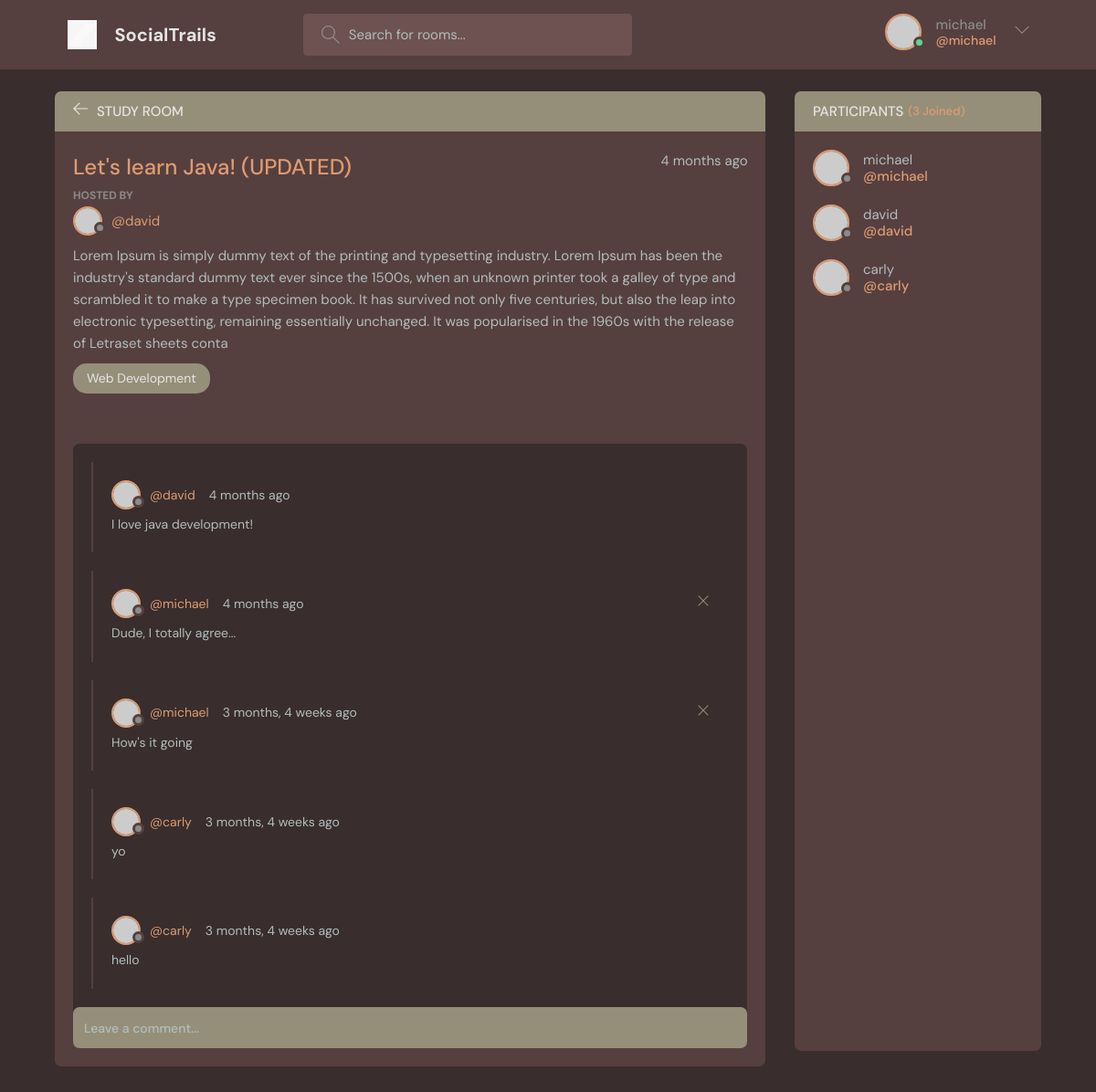
Screenshot of /room/1/ (signed in) with the database file from the repository.
### base/models.py (models this page shows, shortened)
class Room(models.Model):
    host = models.ForeignKey(User, on_delete=models.SET_NULL, null=True)
    topic = models.ForeignKey(Topic, on_delete=models.SET_NULL, null=True)
    name = models.CharField(max_length=200)
    description = models.TextField(null=True, blank=True)
    participants = models.ManyToManyField(User, related_name="participants", blank=True)
    updated = models.DateTimeField(auto_now=True)
    created = models.DateTimeField(auto_now_add=True)
    class Meta:
        ordering = ['-updated', '-created']

class Topic(models.Model):
    name = models.CharField(max_length=200)

class Message(models.Model):
    user = models.ForeignKey(User, on_delete=models.CASCADE)
    room = models.ForeignKey(Room, on_delete=models.CASCADE)
    body = models.TextField()
    updated = models.DateTimeField(auto_now=True)
    created = models.DateTimeField(auto_now_add=True)
    class Meta:
        ordering = ['-updated', '-created']
    def __str__(self):
        return self.body[0:50]

### base/views.py (the view, shortened to what this page needs)
# urls.py: path('room/<str:pk>/', views.room, name="room"),
def room(request, pk):
    room = Room.objects.get(id=pk)
    room_messages = room.message_set.all().order_by('created')
    participants = room.participants.all()
    context = {'room': room, 'room_messages': room_messages, 'participants': participants}
    return render(request, 'base/room.html', context)

### base/templates/base/room.html (shortened to what this page needs)
{% extends 'main.html' %} {% block content %} {% load static %}
<main class="profile-page layout layout--2">
  <div class="container">
    <div class="room">
      <div class="room__top">
        <div class="room__topLeft">
          <a href="{% url 'home' %}">
            <svg
              version="1.1"
              xmlns="http://www.w3.org/2000/svg"
              width="32"
              height="32"
              viewBox="0 0 32 32"
            >
              <title>arrow-left</title>
              <path
                d="M13.723 2.286l-13.723 13.714 13.719 13.714 1.616-1.611-10.96-10.96h27.625v-2.286h-27.625l10.965-10.965-1.616-1.607z"
              ></path>
            </svg>
          </a>
          <h3>Study Room</h3>
        </div>
      </div>
      <div class="room__box scroll">
        <div class="room__header scroll">
          <div class="room__info">
            <h3>{{room.name}}</h3>
            <span>{{room.created|timesince}} ago</span>
          </div>
          <div class="room__hosted">
            <p>Hosted By</p>
            <a
              href="{% url 'user-profile' room.host.id %}"
              class="room__author"
            >
              <div class="avatar avatar--small">
                <img src="https://randomuser.me/api/portraits/men/37.jpg" />
              </div>
              <span>@{{room.host.username}}</span>
            </a>
          </div>
          <div class="room__details">{{room.description}}</div>
          <span class="room__topics">{{room.topic.name}}</span>
        </div>
        <div class="room__conversation">
          <div class="threads scroll">
            {% for message in room_messages %}
            <div class="thread">
              <div class="thread__top">
                <div class="thread__author">
                  <a
                    href="{% url 'user-profile' message.user.id %}"
                    class="thread__authorInfo"
                  >
                    <div class="avatar avatar--small">
                      <img
                        src="https://randomuser.me/api/portraits/men/37.jpg"
                      />
                    </div>
                    <span>@{{message.user.username}}</span>
                  </a>
                  <span class="thread__date"
                    >{{message.created|timesince}} ago</span
                  >
                </div>
                <div class="thread__delete">
                  {% if request.user == message.user %}
                  <a href="{% url 'delete-message' message.id %}">
                    <svg
                      version="1.1"
                      xmlns="http://www.w3.org/2000/svg"
                      width="32"
                      height="32"
                      viewBox="0 0 32 32"
                    >
                      <title>remove</title>
                      <path
                        d="M27.314 6.019l-1.333-1.333-9.98 9.981-9.981-9.981-1.333 1.333 9.981 9.981-9.981 9.98 1.333 1.333 9.981-9.98 9.98 9.98 1.333-1.333-9.98-9.98 9.98-9.981z"
                      ></path>
                    </svg>
                  </a>
                  {% endif %}
                </div>
              </div>
              <div class="thread__details">{{message}}</div>
            </div>
            {% endfor %}
          </div>
        </div>
      </div>
      {% if request.user.is_authenticated %}
      <div class="room__message">
        <form method="POST" action="">
          <input name="body" placeholder="Leave a comment..." />
        </form>
      </div>
      {% endif %}
    </div>
    <div class="participants">
      <h3 class="participants__top">
        Participants <span>({{room.participants.all.count}} Joined)</span>
      </h3>
      <div class="participants__list scroll">
        {% for participant in participants %}
        <a href="{% url 'user-profile' participant.id %}" class="participant">
          <div class="avatar avatar--medium">
            <img src="https://randomuser.me/api/portraits/men/37.jpg" />
          </div>
          <p>
            {{participant.username}}
            <span>@{{participant.username}}</span>
          </p>
        </a>
        {% endfor %}
      </div>
    </div>
  </div>
</main>
{% endblock content %}

### templates/navbar.html (shortened to what this page needs)
{% load static %}
<header class="header header--loggedIn">
  <div class="container">
    <a href="{% url 'home' %}" class="header__logo">
      <img src="{% static 'images/tread.png' %}" />
      <h1>SocialTrails</h1>
    </a>
    <form class="header__search" method="GET" action="{% url 'home' %}">
      <label>
        <input name="q" placeholder="Search for rooms..." />
      </label>
    </form>
    <nav class="header__menu">
      {% if request.user.is_authenticated %}
      <div class="header__user">
        <a href={% url 'user-profile' request.user.id %}>
          <div class="avatar avatar--medium active">
            <img src="https://randomuser.me/api/portraits/men/37.jpg" />
          </div>
          <p>
            {{request.user.username}} <span>@{{request.user.username}}</span>
          </p>
        <button class="dropdown-button">
          <svg
            version="1.1"
            xmlns="http://www.w3.org/2000/svg"
            width="32"
            height="32"
            viewBox="0 0 32 32"
          >
            <title>chevron-down</title>
            <path d="M16 21l-13-13h-3l16 16 16-16h-3l-13 13z"></path>
          </svg>
        </button>
      </div>
      {% else %}
      <a href={% url 'login' %}>
        <img src="{% static 'images/avatar.svg' %}" />
        <p>Login</p>
      </a>
      {% endif %}
    </nav>
  </div>
</header>

### rows the page displays
Room: name "Let's learn Java! (UPDATED)", created "4 months", host.username "david", description "Lorem Ipsum is simply dummy text of the printing and typesetting industry. Lorem Ipsum has been the industry's standard dummy text ever since the 1500s, when an unknown printer took a galley of type and scrambled it to make a type specimen book. It has survived not only five centuries, but also the leap into electronic typesetting, remaining essentially unchanged. It was popularised in the 1960s with the release of Letraset sheets conta", topic.name "Web Development", participants.all.count "3"
Message: user.username "david", created "4 months", body "I love java development!"
Message: user.username "michael", created "4 months", body "Dude, I totally agree..."
Message: user.username "michael", created "3 months, 4 weeks", body "How's it going"
Message: user.username "carly", created "3 months, 4 weeks", body "yo"
Message: user.username "carly", created "3 months, 4 weeks", body "hello"

### other values shown
{{ request.user.username }} "michael"
{{ participant.username }} "michael"
{{ participant.username }} "david"
{{ participant.username }} "carly"
